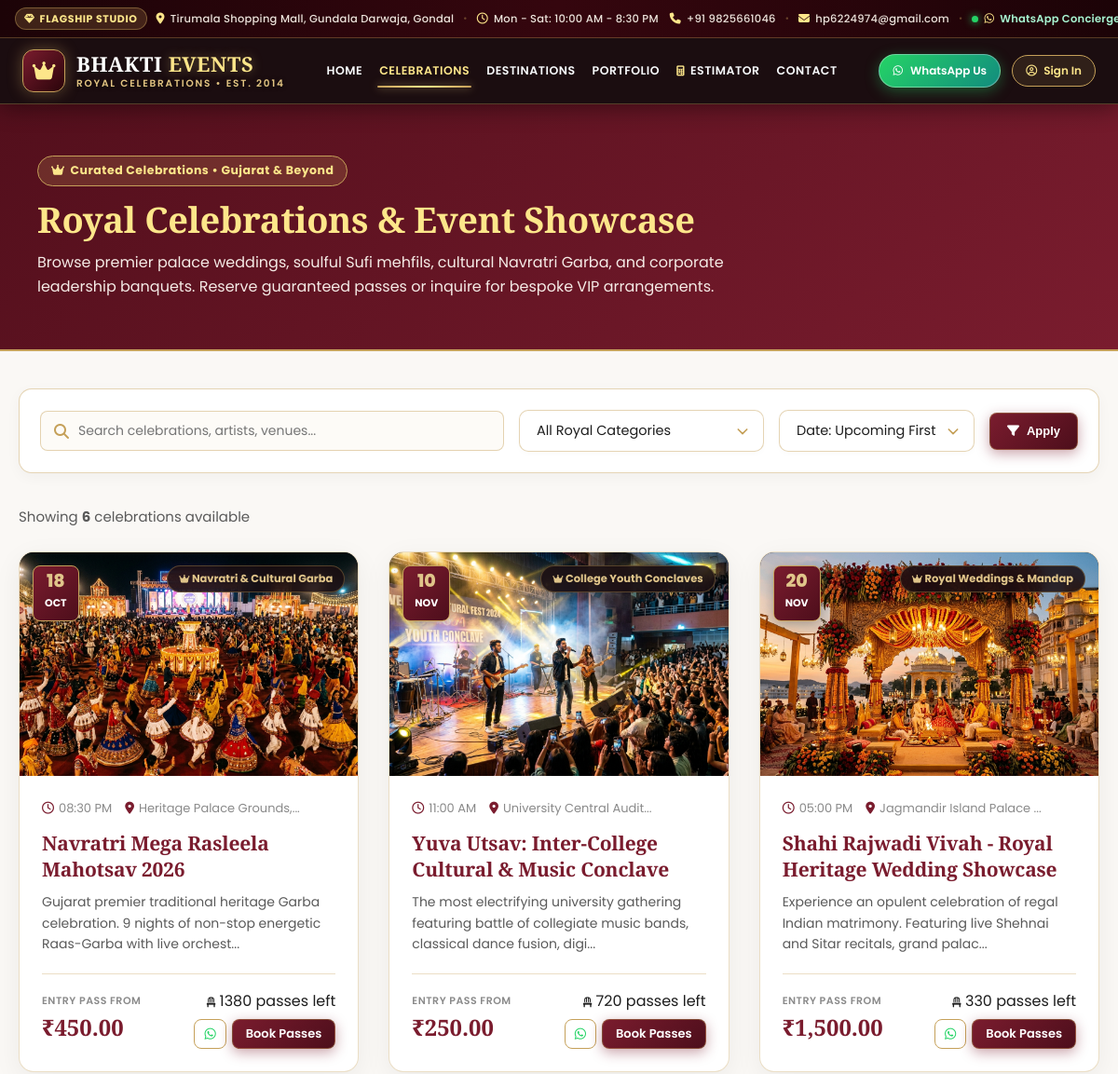
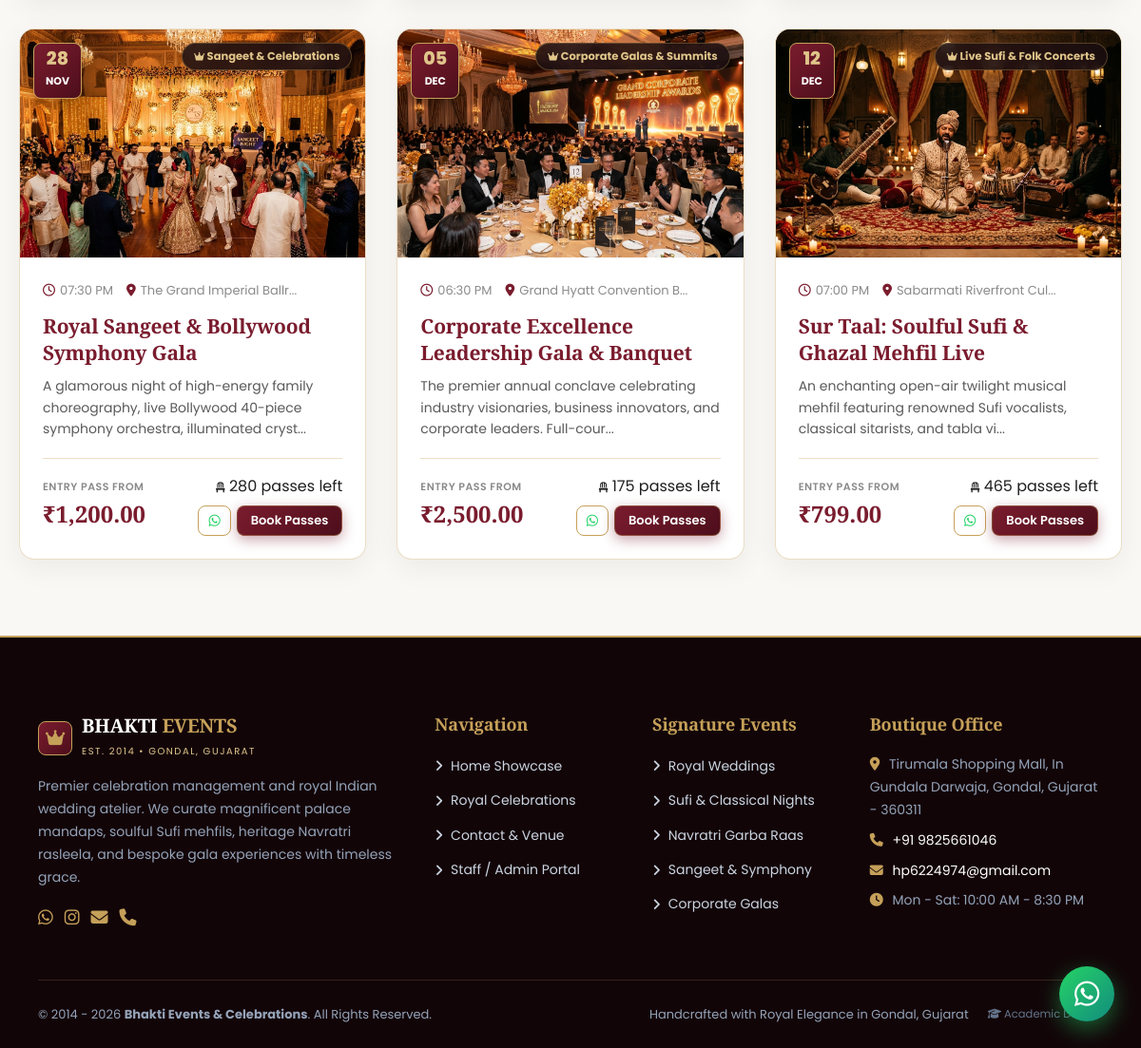
Screenshot of /events.php with the database file from the repository (2 pictures, top to bottom).
### tables this page shows
CREATE TABLE `events` (
  `id` INT AUTO_INCREMENT PRIMARY KEY,
  `category_id` INT NOT NULL,
  `title` VARCHAR(200) NOT NULL,
  `description` TEXT NOT NULL,
  `venue` VARCHAR(255) NOT NULL,
  `event_date` DATE NOT NULL,
  `event_time` TIME NOT NULL,
  `ticket_price` DECIMAL(10,2) NOT NULL DEFAULT 0.00,
  `total_seats` INT NOT NULL,
  `available_seats` INT NOT NULL,
  `image` VARCHAR(255) DEFAULT 'default-event.jpg',
  `status` ENUM('upcoming', 'completed', 'cancelled') DEFAULT 'upcoming',
  `created_at` TIMESTAMP DEFAULT CURRENT_TIMESTAMP,
  FOREIGN KEY (`category_id`) REFERENCES `categories`(`id`) ON DELETE CASCADE
);

CREATE TABLE `categories` (
  `id` INT AUTO_INCREMENT PRIMARY KEY,
  `category_name` VARCHAR(50) NOT NULL UNIQUE,
  `slug` VARCHAR(60) NOT NULL
);

### includes/functions.php (called while the page is built, shortened)
<?php
function e(?string $string): string {
    return htmlspecialchars($string ?? '', ENT_QUOTES, 'UTF-8');
}
function format_price($amount): string {
    $val = floatval($amount);
    return '₹' . number_format($val, 2);
}
function format_time(string $timeStr, string $format = 'h:i A'): string {
    return date($format, strtotime($timeStr));
}
?>

### events.php (the view, shortened to what this page needs)
<?php
require_once 'config/db.php';
include 'includes/header.php';
$search   = isset($_GET['q']) ? trim($_GET['q']) : '';
$sort     = isset($_GET['sort']) ? trim($_GET['sort']) : 'date_asc';
$whereClauses = ["e.status = 'upcoming'"];
$params = [];
$orderBy = "e.event_date ASC, e.event_time ASC";
$whereSql = implode(' AND ', $whereClauses);
$sql = "SELECT e.*, c.category_name
        FROM events e
        JOIN categories c ON e.category_id = c.id
        WHERE $whereSql
        ORDER BY $orderBy";
$stmt = $pdo->prepare($sql);
$stmt->execute($params);
$events = $stmt->fetchAll();
?>
<div style="background:linear-gradient(135deg, var(--burgundy-dark) 0%, var(--burgundy) 100%); color:#fff; padding:55px 20px; border-bottom:2px solid var(--gold);">
  <div class="container">
    <div style="max-width:760px;">
      <span class="badge-pill" style="background:rgba(197,160,89,0.2); color:var(--gold-light); border-color:var(--gold); margin-bottom:12px;">
        <i class="fa-solid fa-crown"></i> Curated Celebrations &bull; Gujarat &amp; Beyond
      </span>
      <h1 style="color:var(--gold-light); font-size:38px; margin-bottom:10px;">Royal Celebrations &amp; Event Showcase</h1>
      <p style="color:#F5EBE6; font-size:16px; line-height:1.6;">Browse premier palace weddings, soulful Sufi mehfils, cultural Navratri Garba, and corporate leadership banquets. Reserve guaranteed passes or inquire for bespoke VIP arrangements.</p>
    </div>
  </div>
</div>
<div class="container" style="padding: 40px 20px 80px;">
  <div style="background:#fff; border-radius:14px; border:1px solid var(--gold-border); padding:22px; box-shadow:var(--shadow-sm); margin-bottom:35px;">
    <form action="events.php" method="GET" style="display:flex; flex-wrap:wrap; gap:16px; align-items:center; justify-content:space-between;">
      <div style="flex:1; min-width:260px; display:flex; align-items:center; border:1px solid var(--gold-border); border-radius:8px; padding:6px 14px; background:var(--ivory-soft);">
        <i class="fa-solid fa-magnifying-glass" style="color:var(--gold); margin-right:10px;"></i>
        <input type="text" name="q" value="<?= e($search) ?>" placeholder="Search celebrations, artists, venues..." style="width:100%; border:none; outline:none; background:transparent; font-family:inherit; font-size:14px; padding:4px 0; color:var(--charcoal);">
      </div>
      <div style="min-width:190px;">
        <select name="category" class="form-control" style="padding:10px 12px; font-size:14px;" onchange="this.form.submit()">
          <option value="">All Royal Categories</option>
        </select>
      </div>
      <div style="min-width:190px;">
        <select name="sort" class="form-control" style="padding:10px 12px; font-size:14px;" onchange="this.form.submit()">
          <option value="date_asc" <?= $sort === 'date_asc' ? 'selected' : '' ?>>Date: Upcoming First</option>
        </select>
      </div>
      <div style="display:flex; gap:10px;">
        <button type="submit" class="btn btn-sm btn-primary" style="padding:10px 18px;">
          <i class="fa-solid fa-filter"></i> Apply
        </button>
      </div>
    </form>
  </div>
  <div style="display:flex; justify-content:space-between; align-items:center; margin-bottom:24px;">
    <p style="color:var(--charcoal-muted); font-size:15px; margin:0;">
      Showing <strong><?= count($events) ?></strong> <?= count($events) === 1 ? 'celebration' : 'celebrations' ?> available
    </p>
  </div>
  <div class="events-grid">
    <?php if (!empty($events)): ?>
      <?php foreach ($events as $event): ?>
        <?php
          $eventDate = new DateTime($event['event_date']);
          $day = $eventDate->format('d');
          $month = $eventDate->format('M');
          $waText = "Hello Bhakti Events, I am interested in booking passes for '{$event['title']}' on {$eventDate->format('d M, Y')}.";
        ?>
        <article class="event-card">
          <div class="card-img-holder">
            <div class="date-badge">
              <span class="date-day"><?= $day ?></span>
              <span class="date-month"><?= $month ?></span>
            </div>
            <span class="category-badge">
              <i class="fa-solid fa-crown me-1" style="font-size:10px;"></i>
              <?= e($event['category_name']) ?>
            </span>
            <img src="assets/images/events/<?= e($event['image']) ?>"
                 onerror="this.src='assets/images/events/default-event.jpg'"
                 alt="<?= e($event['title']) ?>"
                 loading="lazy">
          </div>
          <div class="card-body">
            <div class="event-meta">
              <span><i class="fa-regular fa-clock" style="color:var(--burgundy);"></i> <?= format_time($event['event_time']) ?></span>
              <span><i class="fa-solid fa-location-dot" style="color:var(--burgundy);"></i> <?= e(substr($event['venue'], 0, 24)) ?><?= strlen($event['venue']) > 24 ? '...' : '' ?></span>
            </div>
            <h3>
              <a href="event-details.php?id=<?= $event['id'] ?>">
                <?= e($event['title']) ?>
              </a>
            </h3>
            <p><?= e(substr($event['description'], 0, 115)) ?>...</p>
            <div class="card-footer">
              <div class="price-box">
                <span class="price-label">Entry Pass From</span>
                <span class="price-value"><?= format_price($event['ticket_price']) ?></span>
              </div>
              <div style="display:flex; flex-direction:column; align-items:flex-end; gap:6px;">
                <span class="seat-status <?= $event['available_seats'] < 35 ? 'low' : '' ?>">
                  <i class="fa-solid fa-chair" style="font-size:11px;"></i> <?= $event['available_seats'] ?> passes left
                </span>
                <div style="display:flex; gap:6px;">
                  <a href="https://wa.me/919825661046?text=<?= urlencode($waText) ?>"
                     target="_blank"
                     rel="noopener"
                     class="btn btn-sm btn-outline-primary"
                     title="Inquire via WhatsApp"
                     style="padding:6px 10px; border-color:var(--gold); color:var(--burgundy);">
                    <i class="fa-brands fa-whatsapp" style="color:#25D366; font-size:14px;"></i>
                  </a>
                  <a href="event-details.php?id=<?= $event['id'] ?>" class="btn btn-sm btn-primary">
                    Book Passes
                  </a>
                </div>
              </div>
            </div>
          </div>
        </article>
      <?php endforeach; ?>
    <?php endif; ?>
  </div>
</div>
<?php include 'includes/footer.php'; ?>

### rows the page displays
events: event_date "18", event_date "OCT", category.category_name "Navratri & Cultural Garba", image (picture), event_time "08:30 PM", venue "Heritage Palace Grounds,", title "Navratri Mega Rasleela Mahotsav 2026", description "Gujarat premier traditional heritage Garba celebration. 9 nights of non-stop energetic Raas-Garba with live orchest", ticket_price "₹450.00", available_seats "1380"
events: event_date "10", event_date "NOV", category.category_name "College Youth Conclaves", image (picture), event_time "11:00 AM", venue "University Central Audit", title "Yuva Utsav: Inter-College Cultural & Music Conclave", description "The most electrifying university gathering featuring battle of collegiate music bands, classical dance fusion, digi", ticket_price "₹250.00", available_seats "720"
events: event_date "20", event_date "NOV", category.category_name "Royal Weddings & Mandap", image (picture), event_time "05:00 PM", venue "Jagmandir Island Palace", title "Shahi Rajwadi Vivah - Royal Heritage Wedding Showcase", description "Experience an opulent celebration of regal Indian matrimony. Featuring live Shehnai and Sitar recitals, grand palac", ticket_price "₹1,500.00", available_seats "330"
events: event_date "28", event_date "NOV", category.category_name "Sangeet & Celebrations", image (picture), event_time "07:30 PM", venue "The Grand Imperial Ballr", title "Royal Sangeet & Bollywood Symphony Gala", description "A glamorous night of high-energy family choreography, live Bollywood 40-piece symphony orchestra, illuminated cryst", ticket_price "₹1,200.00", available_seats "280"
events: event_date "05", event_date "DEC", category.category_name "Corporate Galas & Summits", image (picture), event_time "06:30 PM", venue "Grand Hyatt Convention B", title "Corporate Excellence Leadership Gala & Banquet", description "The premier annual conclave celebrating industry visionaries, business innovators, and corporate leaders. Full-cour", ticket_price "₹2,500.00", available_seats "175"
events: event_date "12", event_date "DEC", category.category_name "Live Sufi & Folk Concerts", image (picture), event_time "07:00 PM", venue "Sabarmati Riverfront Cul", title "Sur Taal: Soulful Sufi & Ghazal Mehfil Live", description "An enchanting open-air twilight musical mehfil featuring renowned Sufi vocalists, classical sitarists, and tabla vi", ticket_price "₹799.00", available_seats "465"

### other values shown
count($events) "6"
